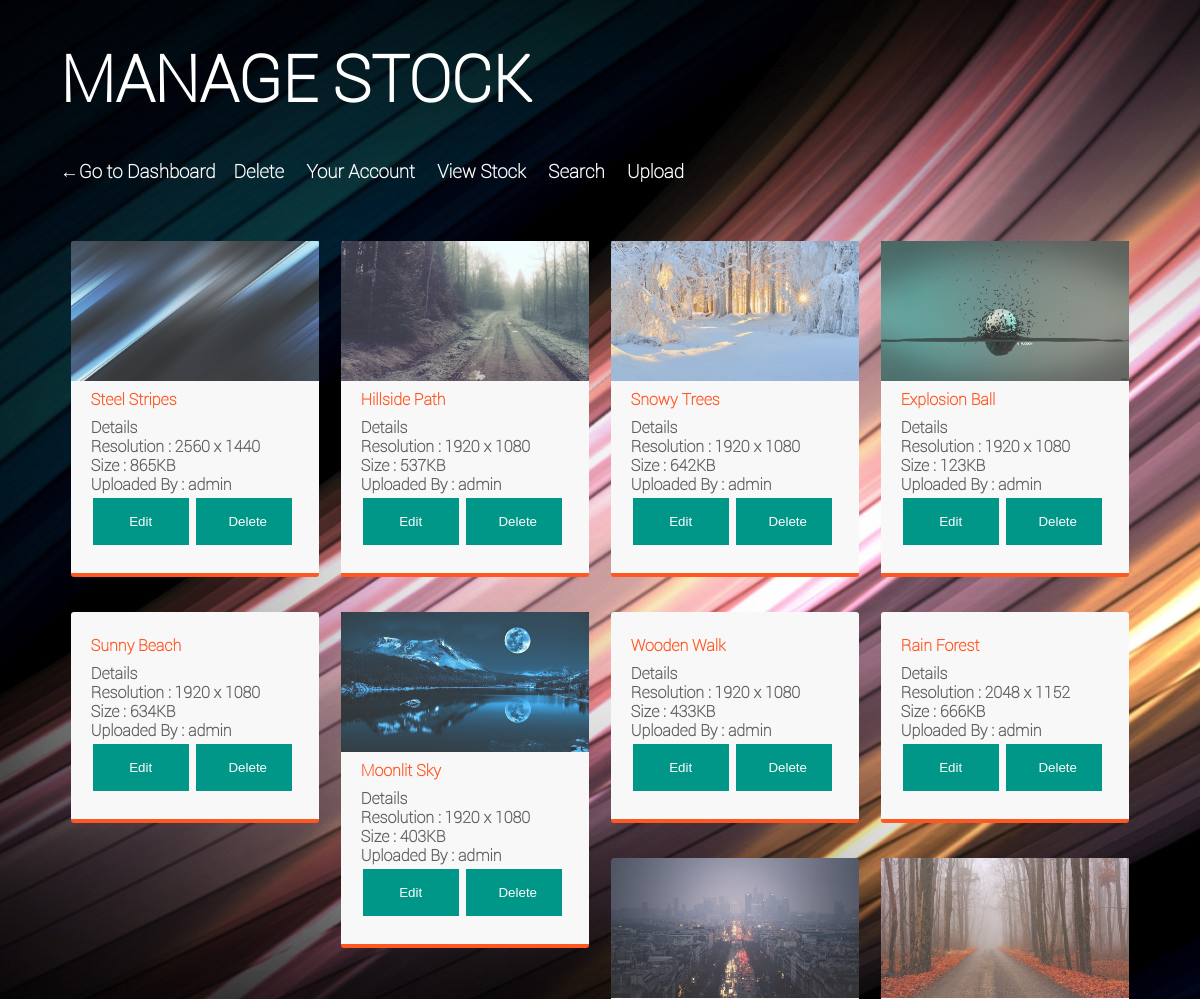
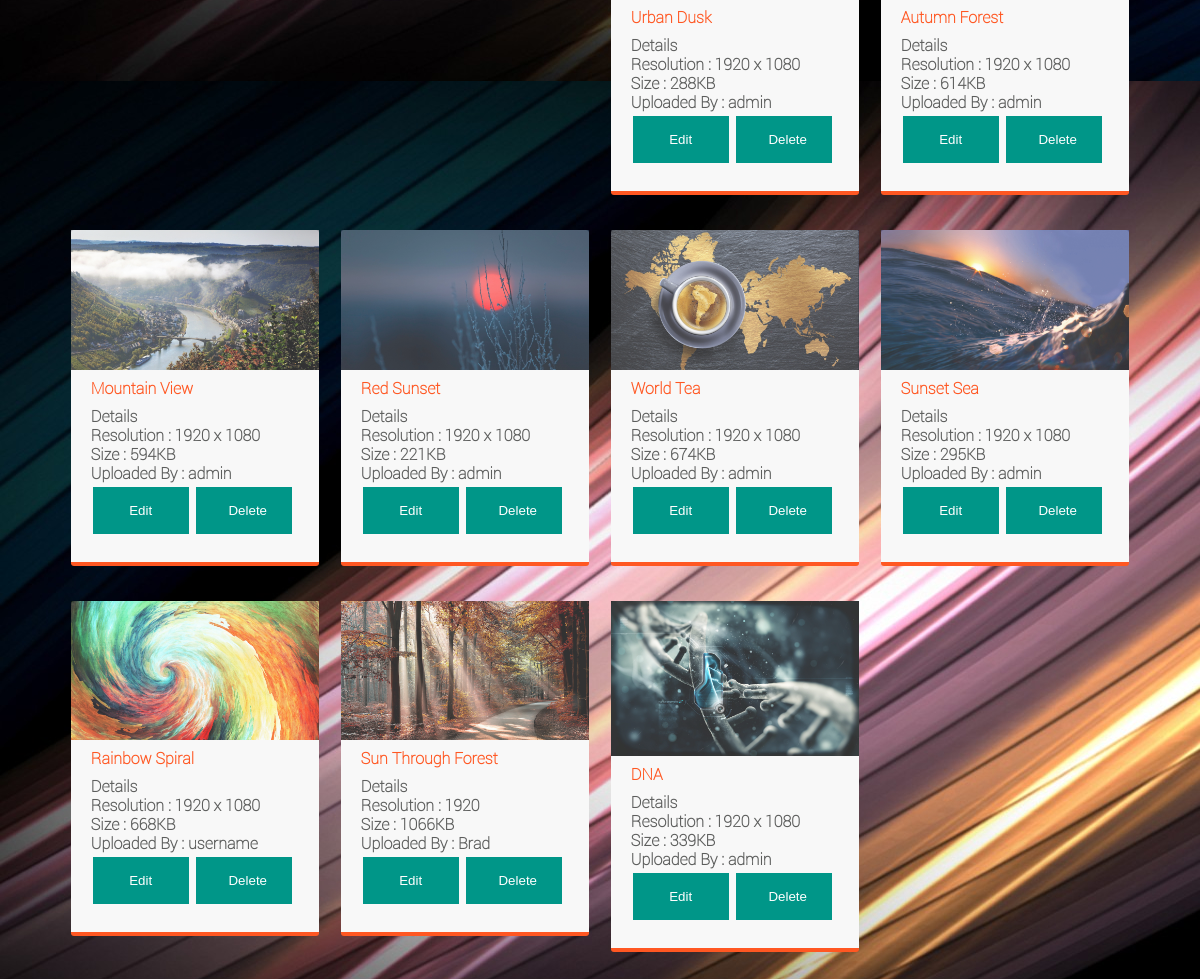
Screenshot of /managestock.php with the database file from the repository (2 pictures, top to bottom).
### tables this page shows
CREATE TABLE `walldata` (
  `wallid` int(3) NOT NULL,
  `Name` varchar(40) DEFAULT NULL,
  `Resolution` varchar(12) DEFAULT NULL,
  `image` varchar(50) DEFAULT NULL,
  `size` varchar(10) DEFAULT NULL,
  `UploadedBy` varchar(40) DEFAULT NULL,
  `views` int(3) DEFAULT NULL
);

### managestock.php (the view, shortened to what this page needs)
<!doctype html>
<html>
<head>
		<link href="css/simpleGridTemplateAdmin.css" rel="stylesheet" type="text/css">
</head>
<body>
	<div class="container">
    <h1>MANAGE STOCK</h1>
    <h3>
    	<?php
			if($_SESSION['role']=='admin'){
				echo "<a href='adminpage.php'>←Go to Dashboard</a>&nbsp;&nbsp;&nbsp;&nbsp";
				echo "<a href='manageuseraccounts.php'>Manage Accounts</a>";
			}
			else{
				echo "<a href='userpage.php'>←Go to Dashboard</a>&nbsp;&nbsp;&nbsp;&nbsp";
				echo "<a href='deletestock.php'>Delete</a>";
			}
		?>&nbsp;&nbsp;&nbsp;&nbsp;
		<a href="openaccountuser.php">Your Account</a>&nbsp;&nbsp;&nbsp;&nbsp;
		<a href="viewstock.php">View Stock</a>&nbsp;&nbsp;&nbsp;&nbsp;
		<a href="searchstock.php">Search</a>&nbsp;&nbsp;&nbsp;&nbsp;
		<a href="uploadstock.php">Upload</a>&nbsp;&nbsp;&nbsp;&nbsp;
    </h3>
  	<div class="gallery">
    <?php
	$link = mysqli_connect("localhost","root","");
	mysqli_select_db($link,"hr");
	$rs = mysqli_query($link,"SELECT * FROM walldata");
	while($row = mysqli_fetch_row($rs)){
			echo "<center><div class='thumbnail'>
    			  <a href='fullimage.php?imagepath=$row[3]'>
				  <img src='$row[3]' alt='' width='2000' class='cards'/></a>
				  <h4>$row[1]</h4>
      			  <p class='tag'>Details<br/>Resolution : $row[2]<br/>Size : $row[4]<br/>
				  Uploaded By : $row[5]<br/>
				  <input type='submit' name='sbmtedit' value='Edit' onclick='editdetails(\"$row[1]\")'/>
				  <input type='submit' name='sbmtdelete' value='Delete' onclick='deletestock(\"$row[1]\")'/>
				  </p></div></center>";
	}
	?></div>
	</div>
</body>
</html>

### css/simpleGridTemplateAdmin.css (style rules this page uses)
body { font-family: robotofont,Calibri,Cambria, "Hoefler Text", "Liberation Serif", Times, "Times New Roman", serif; background:url(../landingbackground.jpg); margin: 0; }
h1 { font-family: robotofont; font-size:4em; color:#FFFFFF; }
a { color:#FFFFFF; text-decoration:blink; transition: all 0.3s linear; }
input[type="submit"], input[type="reset"] { width:100%; background-color: #009688; border: none; color: white; padding: 16px 32px; text-decoration: none; margin: 4px 2px; cursor: pointer; transition: all 0.3s linear; }
.container { width: 90%; margin-left: auto; margin-right: auto; }
.gallery { clear: both; display: inline-block; width: 100%; padding-bottom: 35px; padding-top: 0px; margin-top: 5px; margin-bottom: 0px; }
.thumbnail { width: 23%; text-align: center; float: left; margin-top: 35px; background-color: #F8F8F8; padding-bottom: 20px; margin-left: 1%; margin-right: 1%; border-radius: 3px; border-bottom: 4px solid #ff5722; transition: all 0.3s linear; }
.gallery .thumbnail h4 { margin-top: 5px; margin-bottom: 5px; color: #ff5722; text-align: left; padding-left: 20px; padding-right: 20px; }
.gallery .thumbnail p { margin: 0; color: #B3B3B3; text-align: left; padding-left: 20px; }
.cards { width: 100%; height: auto; max-width: 400px; max-height: 200px; opacity: 0.8; }
.gallery .thumbnail .tag { color: #5D5E5D; font-weight:bold; padding-bottom: 4px; padding-top: 4px; text-align: left; padding-left: 20px; padding-right: 20px; }

### managestock.php (style rules this page uses)
h1 { font-family: robotofont; font-size:4em; }
input[type="submit"] { width:46%; }

### rows the page displays
walldata: image (picture), Name "Steel Stripes", Resolution "2560 x 1440", size "865KB", UploadedBy "admin"
walldata: image (picture), Name "Hillside Path", Resolution "1920 x 1080", size "537KB", UploadedBy "admin"
walldata: image (picture), Name "Snowy Trees", Resolution "1920 x 1080", size "642KB", UploadedBy "admin"
walldata: image (picture), Name "Explosion Ball", Resolution "1920 x 1080", size "123KB", UploadedBy "admin"
walldata: Name "Sunny Beach", Resolution "1920 x 1080", size "634KB", UploadedBy "admin"
walldata: image (picture), Name "Moonlit Sky", Resolution "1920 x 1080", size "403KB", UploadedBy "admin"
walldata: Name "Wooden Walk", Resolution "1920 x 1080", size "433KB", UploadedBy "admin"
walldata: Name "Rain Forest", Resolution "2048 x 1152", size "666KB", UploadedBy "admin"
walldata: image (picture), Name "Urban Dusk", Resolution "1920 x 1080", size "288KB", UploadedBy "admin"
walldata: image (picture), Name "Autumn Forest", Resolution "1920 x 1080", size "614KB", UploadedBy "admin"
walldata: image (picture), Name "Mountain View", Resolution "1920 x 1080", size "594KB", UploadedBy "admin"
walldata: image (picture), Name "Red Sunset", Resolution "1920 x 1080", size "221KB", UploadedBy "admin"
walldata: image (picture), Name "World Tea", Resolution "1920 x 1080", size "674KB", UploadedBy "admin"
walldata: image (picture), Name "Sunset Sea", Resolution "1920 x 1080", size "295KB", UploadedBy "admin"
walldata: image (picture), Name "Rainbow Spiral", Resolution "1920 x 1080", size "668KB", UploadedBy "username"
walldata: image (picture), Name "Sun Through Forest", Resolution "1920", size "1066KB", UploadedBy "Brad"
walldata: image (picture), Name "DNA", Resolution "1920 x 1080", size "339KB", UploadedBy "admin"
